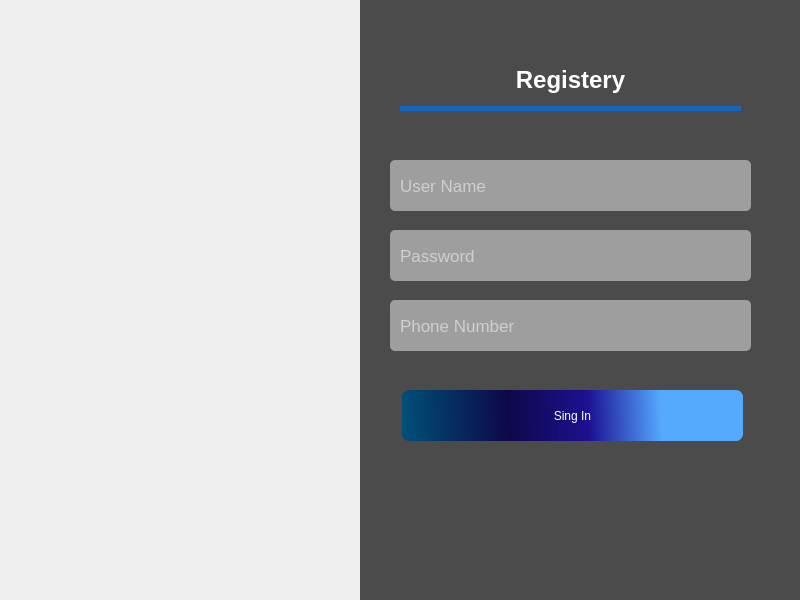
<?xml version="1.0" encoding="UTF-8"?>
<ui version="4.0">
 <class>Registery</class>
 <widget class="QMainWindow" name="Registery">
  <property name="geometry">
   <rect>
    <x>0</x>
    <y>0</y>
    <width>800</width>
    <height>600</height>
   </rect>
  </property>
  <property name="windowTitle">
   <string>MainWindow</string>
  </property>
  <widget class="QWidget" name="centralwidget">
   <widget class="QWidget" name="widget_2" native="true">
    <property name="geometry">
     <rect>
      <x>360</x>
      <y>0</y>
      <width>441</width>
      <height>601</height>
     </rect>
    </property>
    <property name="styleSheet">
     <string notr="true">background-color: rgb(75, 75, 75);
</string>
    </property>
    <widget class="QLabel" name="label">
     <property name="geometry">
      <rect>
       <x>40</x>
       <y>50</y>
       <width>341</width>
       <height>61</height>
      </rect>
     </property>
     <property name="styleSheet">
      <string notr="true">font: 9pt &quot;Stencil&quot;;
border-bottom:5px solid #1565C0;
color:#fff;
</string>
     </property>
     <property name="text">
      <string>&lt;html&gt;&lt;head/&gt;&lt;body&gt;&lt;p align=&quot;center&quot;&gt;&lt;span style=&quot; font-size:18pt; font-weight:700;&quot;&gt;Registery&lt;/span&gt;&lt;/p&gt;&lt;/body&gt;&lt;/html&gt;</string>
     </property>
    </widget>
    <widget class="QLineEdit" name="username_edt">
     <property name="geometry">
      <rect>
       <x>30</x>
       <y>160</y>
       <width>361</width>
       <height>51</height>
      </rect>
     </property>
     <property name="styleSheet">
      <string notr="true">border-radius:5px;
padding-left:8px;
color:#fff;
background-color:#9E9E9E;
font-size:17px;</string>
     </property>
     <property name="placeholderText">
      <string>User Name</string>
     </property>
    </widget>
    <widget class="QLineEdit" name="password_edt">
     <property name="geometry">
      <rect>
       <x>30</x>
       <y>230</y>
       <width>361</width>
       <height>51</height>
      </rect>
     </property>
     <property name="styleSheet">
      <string notr="true">border-radius:5px;
padding-left:8px;
color:#fff;
background-color:#9E9E9E;
font-size:17px;</string>
     </property>
     <property name="echoMode">
      <enum>QLineEdit::Password</enum>
     </property>
     <property name="placeholderText">
      <string>Password</string>
     </property>
    </widget>
    <widget class="QPushButton" name="login_btn">
     <property name="geometry">
      <rect>
       <x>42</x>
       <y>390</y>
       <width>341</width>
       <height>51</height>
      </rect>
     </property>
     <property name="cursor">
      <cursorShape>PointingHandCursor</cursorShape>
     </property>
     <property name="styleSheet">
      <string notr="true">QPushButton{
border-radius:7px;
background-color: qlineargradient(spread:pad, x1:0, y1:1, x2:1, y2:0.994, stop:0 rgba(0, 80, 120, 255), stop:0.3125 rgba(14, 8, 73, 255), stop:0.548077 rgba(28, 17, 145, 255), stop:0.764423 rgba(85, 170, 255, 255));
color:#fff;
font: 12pt &quot;MS Reference Sans Serif&quot;;
 transition: 0.3s;
}
QPushButton:hover{
background-color:#4203f4;
 border:1px solid rgb(0,0,0);
}

</string>
     </property>
     <property name="text">
      <string>Sing In</string>
     </property>
    </widget>
    <widget class="QLineEdit" name="phonenumber">
     <property name="geometry">
      <rect>
       <x>30</x>
       <y>300</y>
       <width>361</width>
       <height>51</height>
      </rect>
     </property>
     <property name="styleSheet">
      <string notr="true">border-radius:5px;
padding-left:8px;
color:#fff;
background-color:#9E9E9E;
font-size:17px;</string>
     </property>
     <property name="echoMode">
      <enum>QLineEdit::Normal</enum>
     </property>
     <property name="placeholderText">
      <string>Phone Number</string>
     </property>
    </widget>
   </widget>
   <widget class="QWidget" name="widget_3" native="true">
    <property name="geometry">
     <rect>
      <x>-1</x>
      <y>0</y>
      <width>361</width>
      <height>601</height>
     </rect>
    </property>
    <property name="styleSheet">
     <string notr="true">border-image: url(:/new/prefix1/0b630b5c1661bedebafff0680d6d1876.jpg);</string>
    </property>
   </widget>
  </widget>
 </widget>
 <resources/>
 <connections/>
</ui>
